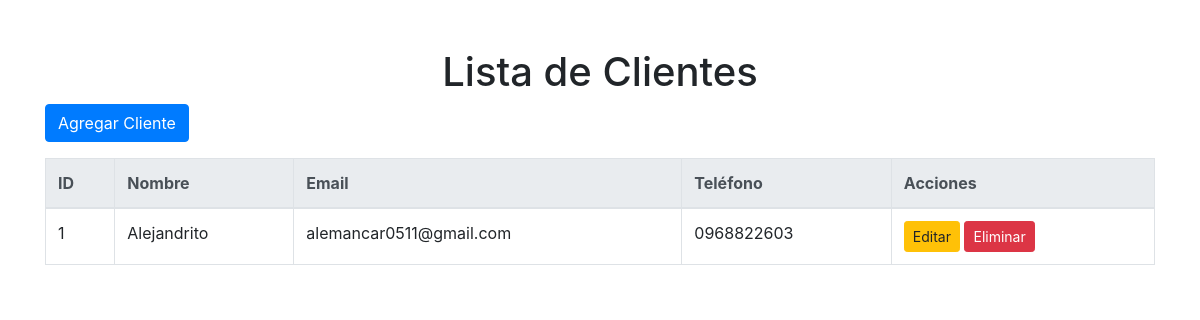
/clientes (signed in), run on an earlier commit of the app's database.
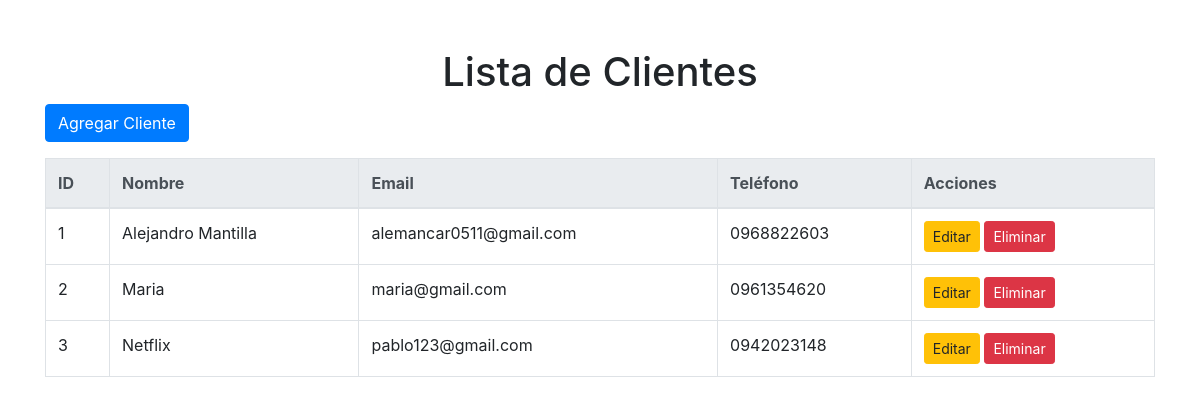
And on a later commit of the database.
### app.py (models this page shows)
class Cliente(db.Model):
    id = db.Column(db.Integer, primary_key=True)
    nombre = db.Column(db.String(100), nullable=False)
    email = db.Column(db.String(100), nullable=False)
    telefono = db.Column(db.String(10), nullable=False)

### app.py (the view)
@app.route('/clientes', methods=['GET'])
@login_required
def listar_clientes():
    query = request.args.get('q')
    if query:
        clientes = Cliente.query.filter(
            (Cliente.nombre.like(f'%{query}%')) |
            (Cliente.email.like(f'%{query}%'))
        ).all()
    else:
        clientes = Cliente.query.all()
    return render_template('clientes.html', clientes=clientes)

### app.py (called while the page is built)
@login_manager.user_loader
def load_user(user_id):
    return Usuario.query.get(int(user_id))

### templates/clientes.html (shortened to what this page needs)
<!DOCTYPE html>
<html lang="es">
<head>
    <link rel="stylesheet" href="https://stackpath.bootstrapcdn.com/bootstrap/4.5.2/css/bootstrap.min.css">
</head>
<body>
    <div class="container mt-5">
        <h1 class="text-center">Lista de Clientes</h1>
        <a href="{{ url_for('nuevo_cliente') }}" class="btn btn-primary mb-3">Agregar Cliente</a>
        <table class="table table-bordered">
            <thead class="thead-light">
                <tr>
                    <th>ID</th>
                    <th>Nombre</th>
                    <th>Email</th>
                    <th>Teléfono</th>
                    <th>Acciones</th>
                </tr>
            </thead>
            <tbody>
                {% for cliente in clientes %}
                <tr>
                    <td>{{ cliente.id }}</td>
                    <td>{{ cliente.nombre }}</td>
                    <td>{{ cliente.email }}</td>
                    <td>{{ cliente.telefono }}</td>
                    <td>
                        <a href="{{ url_for('editar_cliente', id=cliente.id) }}" class="btn btn-warning btn-sm">Editar</a>
                        <form action="{{ url_for('eliminar_cliente', id=cliente.id) }}" method="POST" style="display:inline;">
                            <button type="submit" class="btn btn-danger btn-sm">Eliminar</button>
                        </form>
                    </td>
                </tr>
                {% endfor %}
            </tbody>
        </table>
    </div>
</body>
</html>

What changed in the data, as far as the page shows it:
changed Cliente "alemancar0511@gmail.com": nombre "Alejandrito" → "Alejandro Mantilla"
added Cliente: id "2", nombre "Maria", email "maria@gmail.com", telefono "0961354620"
added Cliente: id "3", nombre "Netflix", email "pablo123@gmail.com", telefono "0942023148"
